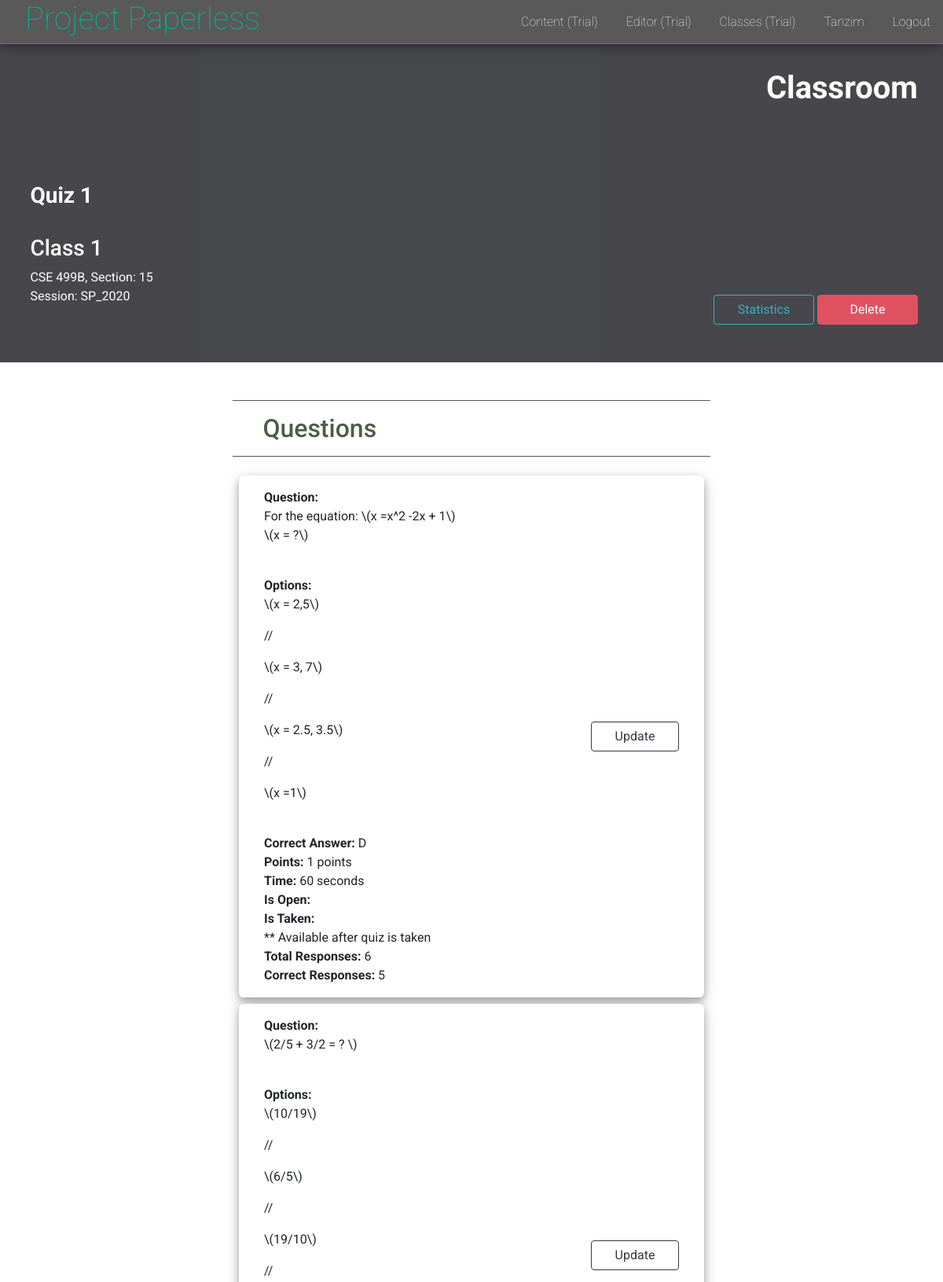
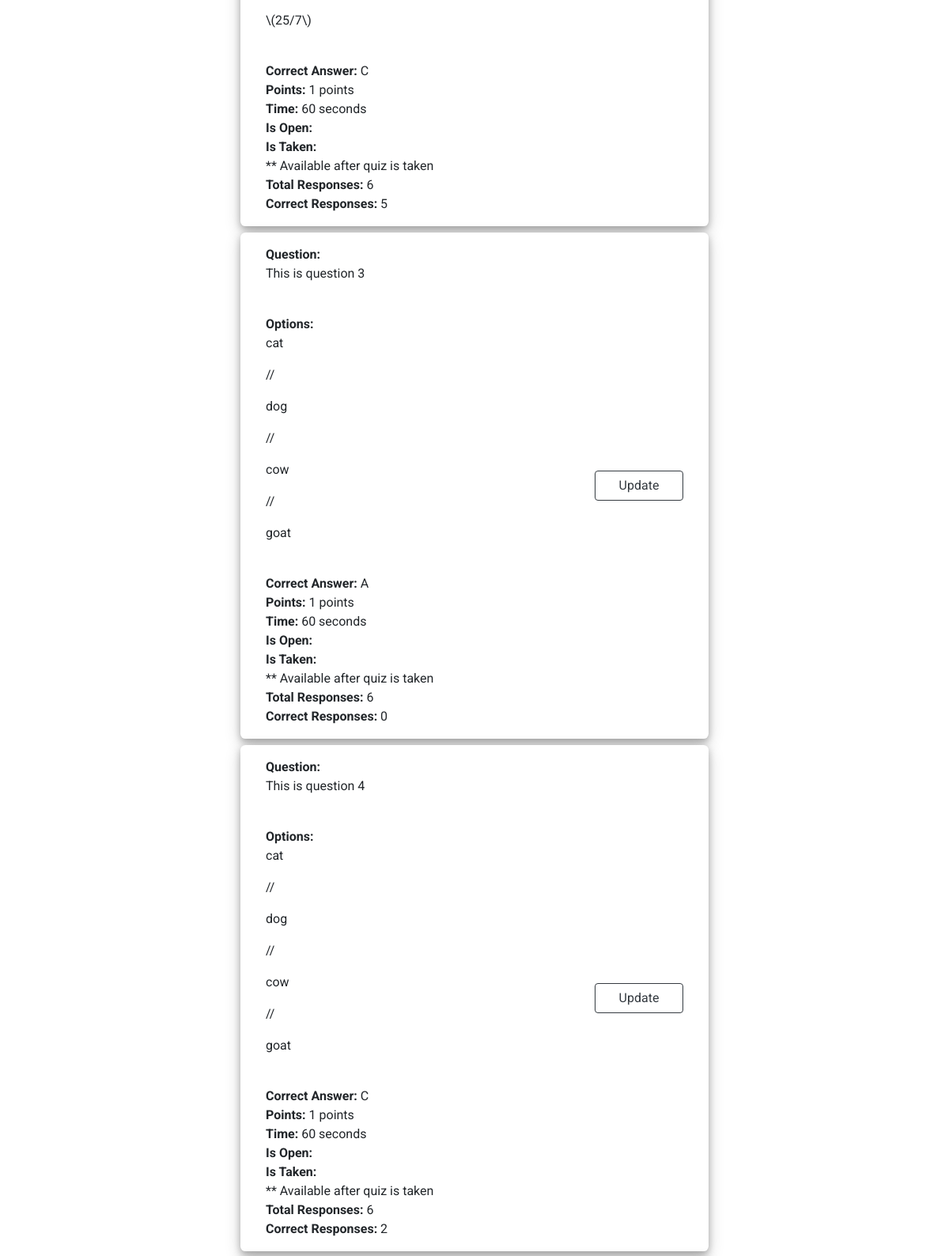
The app's page /classroom/uoCd/3/quiz/ (signed in, upper part) with its own data (2 pictures, top to bottom).
### users/models.py (models this page shows)
class User(AbstractUser):
    username = models.CharField(
        error_messages={'unique': 'A user with that username already exists.'},
        help_text='Required. 10 characters or fewer.',
        max_length=10,
        unique=True,
        primary_key=True,
        validators=[UnicodeUsernameValidator(), MinLengthValidator(3)],
        verbose_name='username')
    is_educator = models.BooleanField(default=False)

### classrooms/models.py (models this page shows, shortened)
class Quiz(models.Model):
    title = models.CharField(max_length=128)
    classroom = models.ForeignKey(Classroom, on_delete=models.CASCADE, related_name='quiz')
    students = models.ManyToManyField('users.User', related_name='quizzes', through='Performance')
    is_open = models.BooleanField(default=False)
    is_running = models.BooleanField(default=False)
    due_date = models.DateField()
    class Meta:
        constraints = [
            models.UniqueConstraint(fields=['classroom', 'title'], name='unique_quiz')
        ]

class Classroom(models.Model):
    id = models.CharField(max_length=128, primary_key=True)
    name = models.CharField(max_length=128)
    semester = models.CharField(max_length=12)
    course_code = models.CharField(max_length=30)
    section = models.IntegerField()
    students = models.ManyToManyField('users.User', related_name='class_room')
    instructor = models.ForeignKey('users.User', related_name='classroom', on_delete=models.CASCADE)
    class Meta:
        constraints = [
            models.UniqueConstraint(fields=['course_code', 'section', 'semester'], name='unique_classroom')
        ]

class Question(models.Model):
    text = models.TextField()
    quiz = models.ForeignKey(Quiz, on_delete=models.CASCADE, related_name='question')
    options = models.TextField()
    answer = models.CharField(max_length=128)
    points = models.IntegerField(default=1)
    time = models.IntegerField(default=60, help_text='Time in Seconds')
    total_responses = models.IntegerField(default=0)
    correct_responses = models.IntegerField(default=0)
    class Meta:
        constraints = [
            models.UniqueConstraint(fields=['quiz', 'text'], name='unique_question')
        ]
    def __str__(self):
        return f'{self.text}'

### classrooms/views.py (the view, shortened to what this page needs)
# urls.py: path('<str:class_id>/<str:quiz_id>/quiz/', ShowQuizView.as_view(), name='show_quiz'),
class ShowQuizView(UserViews):
    student_template = 'classrooms/learners/show_quiz.html'
    teacher_template = 'classrooms/educators/show_quiz.html'
    class_id = None
    quiz_id = None
    @method_decorator(login_required(login_url='users:login'))
    def get(self, request, class_id, quiz_id):
        self.request = request
        self.class_id = class_id
        self.quiz_id = quiz_id
        return self.user_view()
    def teacher_view(self):
        quiz = self.get_quiz()
        try:
            if 'add_question' in self.request.POST and self.add_question(quiz):
                return redirect('classrooms:show_quiz', class_id=self.class_id, quiz_id=self.quiz_id)
            elif 'update_quiz' in self.request.POST and self.update_quiz(quiz):
                return redirect('classrooms:show_quiz', class_id=self.class_id, quiz_id=self.quiz_id)
        except IntegrityError:
            messages.error(self.request, 'Quiz name already exists')
        quiz_form = QuizForm(instance=quiz)
        question_form = QuestionForm()
        questions = quiz.question.all()
        context = {
            'quiz': quiz,
            'questions': questions,
            'question_form': question_form,
            'quiz_form': quiz_form
        }
        return render(self.request, self.teacher_template, context)
    def get_quiz(self, learner=False):
        try:
            if learner:
                classroom = self.request.user.class_room.get(id=self.class_id)
            else:
                classroom = self.request.user.classroom.get(id=self.class_id)
            quiz = classroom.quiz.get(id=self.quiz_id)
        except Classroom.DoesNotExist:
            raise Http404('Classroom Not found')
        except Quiz.DoesNotExist:
            raise Http404('Quiz Not found')
        return quiz

### project_paperless/utils.py (called while the page is built)
    def user_view(self):
        if self.request.user.is_educator:
            return self.teacher_view()
        else:
            return self.student_view()

### templates/classrooms/educators/show_quiz.html (shortened to what this page needs)
{% extends 'layout.html' %}
{% load static %}
{% block body %}
<div class="user_dashboard">
  <div class="header container">
    <div class="text-right welcome">
      <h1><strong>Classroom</strong></h1>
    </div>
    <div class="user_info">
      <h3>
        <strong>{{ quiz.title }}</strong>
        <br>
        <br>
        {{ quiz.classroom.name }}
      </h3>
      <p>
        {{ quiz.classroom.course_code }},
        Section: {{ quiz.classroom.section }} <br>
        Session: {{ quiz.classroom.semester }}
        <div class="text-right">
          <a href="" class="btn btn-outline-info" id="quiz_stats">Statistics</a>
          <a href="#" class="btn btn-danger">Delete</a>
        </div>
      </p>
    </div>
  </div>
  <div class="dashboard container">
    <div class="area">
      <div class="area_header">
        <h2> Questions </h2>
      </div>
      <div class="card_container">
        {% for question in questions %}
          <div class="items_card items_card_fluid paper_list question_list">
            <div class="items">
              <strong>Question: </strong>{{ question | safe }} <br>
              <strong>Options: </strong>{{ question.options | safe }} <br>
              <strong>Correct Answer: </strong>{{ question.answer }} <br>
              <strong>Points: </strong>{{ question.points }} points <br>
              <strong>Time: </strong> {{ question.time }} seconds <br>
              <strong>Is Open: </strong>{{ question.is_open }} <br>
              <strong>Is Taken: </strong>{{ question.is_taken }} <br>
              ** Available after quiz is taken <br>
              <strong>Total Responses: </strong>{{ question.total_responses }} <br>
              <strong>Correct Responses: </strong>{{ question.correct_responses }} <br>
              <div class="text-right">
                <a href="{% url 'classrooms:update_question' quiz.classroom.id quiz.id question.id %}"
                   class="btn btn-outline-dark">
                  Update
                </a>
              </div>
            </div>
          </div>
        {% endfor %}
      </div>
    </div>
  </div>
</div>
{% endblock %}

### templates/includes/_navbar.html
<nav id="navigation_bar">
  <h1 id="logo"><a href="/">Project Paperless</a></a></h1>
  <div id="navigation_links">
    <ul>
      <li><a href="/content/">Content (Trial)</a></li>
      <li><a href="/content/editor/">Editor (Trial)</a></li>
      {% if request.user.is_authenticated %}
        <li><a href="/classroom/">Classes (Trial)</a></li>
        <li><a href="/dashboard/">{{ request.user.first_name }}</a></li>
        <li><a href="/logout/">Logout</a></li>
      {% else %}
        <li><a href="/login/">Login</a></li>
        <li><a href="/student/register/">Register</a></li>
      {% endif %}
    </ul>
  </div>
</nav>

### static/style.css (style rules this page uses)
body { margin: 0; padding: 0; font-family: 'Roboto', sans-serif; }
nav { position: fixed; top: 0; background-color: rgba(48, 48, 48, 0.8); border-bottom: 1px solid rgba(0, 184, 148,0.8); box-shadow: 0 4px 8px 0 rgba(0, 0, 0, 0.2), 0 6px 20px 0 rgba(0, 0, 0, 0.19); width: 100%; height: 3.5rem; z-index: 7; }
#logo { display: inline-block; height: 3.5rem; padding-left: 2rem; padding-right: 2rem; }
#logo a { color: #00b894; text-decoration: none; font-weight: 100; }
#navigation_links { display: inline-block; position: absolute; height: 3.5rem; right: 0; }
#navigation_links li { display: inline-block; vertical-align: middle; padding: 1rem; margin: 0; }
#navigation_links a { color: white; font-weight: 100; }
.user_dashboard { position: relative; width: 100%; min-height: 100vh; padding-top: 3.5rem; }
.user_dashboard .header { width: 100%; padding-top: 2rem; padding-bottom: 2rem; margin-bottom: 1rem; background-color: rgb(39, 40, 44); color: white; opacity: 0.85; }
.user_dashboard .welcome { padding-right: 2rem; }
.user_dashboard .dashboard { display: flex; flex-wrap: wrap; justify-content: center; padding-top: 1rem; }
.user_dashboard .container { max-width: 1275px; padding-left: 0; padding-right: 0; }
.header .user_info { position: relative; margin-top: 5rem; width: 100%; padding: 1rem 2.4rem 0.5rem 2.4rem; margin-bottom: 1rem; }
.header .user_info .text-right { display: inline-block; width: auto; position: absolute; right: 2rem; bottom: 0; }
.header .user_info .btn { width: 8rem; }
.dashboard .area { width: 38rem; margin: 1rem 0.5%; padding-bottom: 1rem; }
.dashboard .area_header { width: 100%; padding: 1rem 2.4rem 0.5rem 2.4rem; margin-bottom: 1rem; border-top: 1px solid rgb(76, 94, 70); border-bottom: 1px solid rgb(76, 94, 70); color: rgb(76, 94, 70); }
.dashboard .card_container { display: flex; flex-wrap: wrap; justify-content: center; align-content: space-between; }
.dashboard .items_card, .dashboard .forms_card { width: 18rem; height: 20rem; background-color: white; box-shadow: 0 4px 8px 0 rgba(0, 0, 0, 0.25), 0 6px 20px 0 rgba(0, 0, 0, 0.20); border-radius: 0.4rem; padding: 2rem; margin: 0.5rem; }
.dashboard .items_card .items, .dashboard .forms_card .items { position: relative; width: 100%; height: 100%; }
.dashboard .items_card a, .dashboard .items_card button { width: 100%; }
.dashboard .items_card_fluid { position: relative; width: 100%; height: 6.5rem; margin-bottom: 0; padding-top: 1rem; padding-bottom: 1rem; }
.dashboard .items_card_fluid a { width: 7rem; margin-left: 2rem; display: inline-block; }
.items .text-right { position: absolute; height: 100%; display: flex; align-items: center; right: 0; top: 0; }
.area .question_list { height: auto; }

### records on screen
User: user.first_name "Tanzim"
Quiz: title "Quiz 1", classroom.name "Class 1", classroom.course_code "CSE 499B", classroom.section "15", classroom.semester "SP_2020"
Question: text "For the equation: \\(x =x^2 -2x + 1\\) \\(x = ?\\)", options "\\(x = 2,5\\) // \\(x = 3, 7\\) // \\(x = 2.5, 3.5\\) // \\(x =1\\)", answer "D", points "1", time "60", total_responses "6", correct_responses "5"
Question: text "\\(2/5 + 3/2 = ? \\)", options "\\(10/19\\) // \\(6/5\\) // \\(19/10\\) // \\(25/7\\)", answer "C", points "1", time "60", total_responses "6", correct_responses "5"
Question: text "This is question 3", options "cat // dog // cow // goat", answer "A", points "1", time "60", total_responses "6", correct_responses "0"
Question: text "This is question 4", options "cat // dog // cow // goat", answer "C", points "1", time "60", total_responses "6", correct_responses "2"
